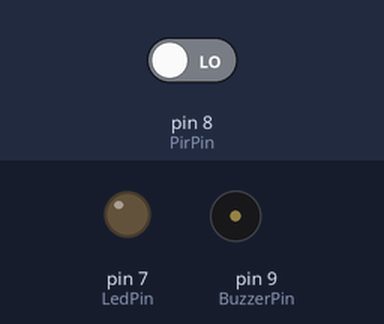
Recording of a sketch running on a simulated Arduino Uno, built with avr-gcc and run on an emulated ATmega328P. Parts: output pins drawn as LEDs (lit = HIGH), buzzer (waves = sounding). Inputs (shaded band) come from the test bench; at power-on: pin 8 (PirPin) LOW.

Above: at 1.8 s.
1.9 s: pin 8 (PirPin) driven HIGH
At 3.1 s:
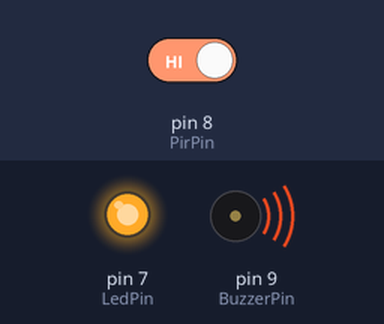
Timing chart, 0 to 10.9 s (numbered marks = the images above; inputs shaded):
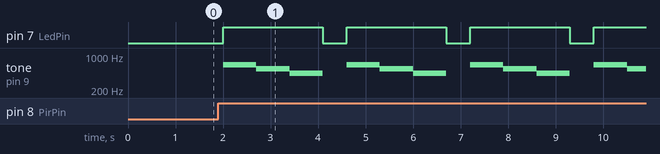

The sketch:

Kod.ino
```cpp
int LedPin=7,PirPin=8;
int BuzzerPin=9,Hareket;
void setup() {
  pinMode(BuzzerPin,OUTPUT);
  pinMode(LedPin,OUTPUT);
  pinMode(PirPin,INPUT);
}
void loop() {
  Hareket = digitalRead(PirPin); //Değer Okuduk
  if(Hareket==HIGH){ //Hareket Var ise
    digitalWrite(LedPin,HIGH);//Led Açıldı
    tone(BuzzerPin, 660); //Kapı Zili
    delay(700);           //Açıldı
    tone(BuzzerPin, 550);
    delay(700);
    tone(BuzzerPin, 440); //Kapı Zili
    delay(700);           //Kapandı
    noTone(BuzzerPin);
    digitalWrite(LedPin,LOW);//Led Kapandı
  }
  delay(500); // 0.5 sn bekle
}
```

Measured:
- after the input at 1.9 s, pin 7 (LedPin): alternates HIGH for 2.1 s and LOW for 0.50 s, starting after 0.10 s; tone on pin 9 (BuzzerPin): silent → 660 Hz after 0.10 s, then repeats every 2.6 s: 550 Hz 0.70 s, 440 Hz 0.70 s, silent 0.50 s, 660 Hz 0.70 s
